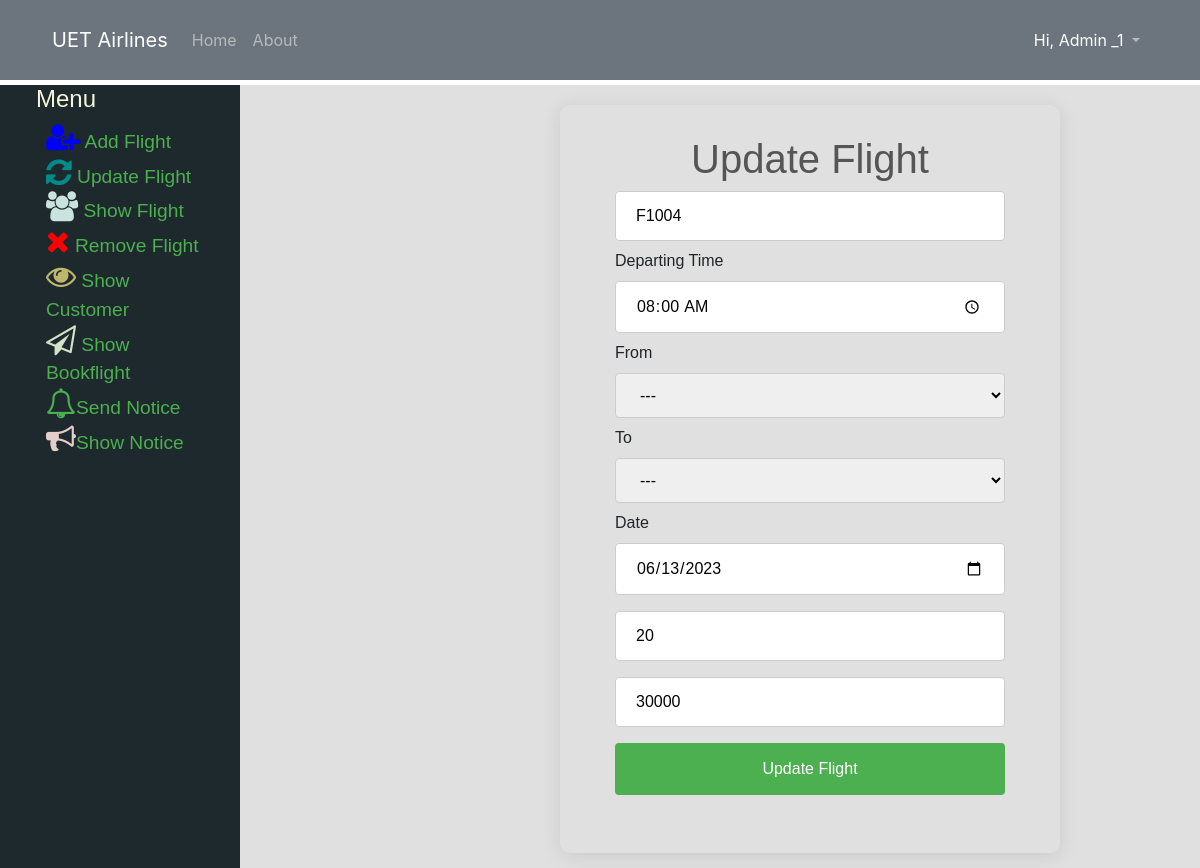
The page /update.php?id=9 (signed in) on the database its author committed.
### tables this page shows
CREATE TABLE `users` (
  `userid` int(20) NOT NULL,
  `fname` varchar(11) NOT NULL,
  `lname` varchar(11) NOT NULL,
  `uname` varchar(11) NOT NULL,
  `email` varchar(30) NOT NULL,
  `phone` int(11) NOT NULL,
  `gender` varchar(11) NOT NULL,
  `bdate` date NOT NULL,
  `pass` varchar(11) NOT NULL,
  `utype` varchar(20) NOT NULL
);

CREATE TABLE `flight` (
  `fid` int(10) NOT NULL,
  `flightid` varchar(20) NOT NULL,
  `ttime` varchar(12) NOT NULL,
  `ffrom` varchar(20) NOT NULL,
  `tto` varchar(20) NOT NULL,
  `ddate` date NOT NULL,
  `seat` varchar(10) NOT NULL,
  `fare` varchar(10) NOT NULL
);

### database_connect.php (called while the page is built, shortened)
<?php
	 $serverName="localhost";
	 $userName="root";
	 $password="";
	 $dbName="airlinedb";
	function get($query)
	{
        $data=array();
		global $serverName,$userName,$password,$dbName;
		$conn = mysqli_connect( $serverName, $userName, $password, $dbName);
        $result=mysqli_query($conn,$query);
        if(mysqli_num_rows($result) > 0)
        {
            while($row = mysqli_fetch_assoc($result))
            {
                $entity=array();
                foreach($row as $k=>$v)
                {
                    $entity[$k] = $row[$k];
                }
                $data[] = $entity;
            }
        }
		return $data;
	}
	function getU($query)
	{
		global $serverName;
		global $userName;
		global $password;
		global $dbName;
		$conn = mysqli_connect( $serverName, $userName, $password, $dbName);
		$result=mysqli_query($conn,$query);
		return $result;
	}
?>

### navbarController.php (called while the page is built, shortened)
<?php
    require_once '../../models/database_connect.php';
    $name3=$_SESSION['loggedinuser'];
    $query ="SELECT fname, lname FROM users WHERE uname='$name3'";
    $userName = getU($query);
    if(mysqli_num_rows($userName) > 0)
    {
        while($rows = mysqli_fetch_assoc($userName))
        {
            $name= $rows["fname"];
            $name1= $rows["lname"];
        }
    }
?>

### updateFlightController.php (called while the page is built, shortened)
<?php
require_once '../../models/database_connect.php';
    function getFlight($id)
	{
        $query ="SELECT * FROM flight WHERE fid=$id";
        $flight = get($query);
		return $flight[0];
    }
?>

### update.php (the view, shortened to what this page needs)
<?php
require_once '../../controllers/admin/updateFlightController.php';
$uid = $_GET["id"];
$flight=getFlight($uid);
?>
<!DOCTYPE html>
<html lang="en">
  <head>
    <link
      rel="stylesheet"
      href="https://maxcdn.bootstrapcdn.com/bootstrap/4.4.1/css/bootstrap.min.css"
    />
    <link
      rel="stylesheet"
      href="https://cdnjs.cloudflare.com/ajax/libs/font-awesome/4.7.0/css/font-awesome.min.css"
    />
    <link rel="stylesheet" href="css/admin.css" />
  </head>
  <body>
  <?php include "navbar.php"; ?>
    <section id="admin-menu">
    <?php include "adminMenu.php"; ?>
      <div class="split-right">
        <div>
          <div class="login p-l-55 p-r-55 p-t-65 p-b-50">
            <form action="" class="login-form" method="post">
              <span class="login-form-title">Update Flight</span>
              <input name="fid" class="login-input" type="text" placeholder="Flight ID" value="<?php echo $flight['flightid'];?>" />
              <br />
              <span>Departing Time</span><br />
              <input
                class="login-input"
                name="ftime"
                type="time"
                placeholder="Departing Time"
                value="<?php echo $flight['ttime'];?>"
              />
              <br />
              <span>From</span><br />
              <select name="from" id="" class="login-input">
                <option value="NULL">---</option>
              </select>
              <br />
              <span>To</span> <br />
              <select name="to" id="" class="login-input">
                <option value="NULL">---</option>
              </select>
              <br />
              <span>Date</span><br />
              <input name="fdate" class="login-input" type="date" value="<?php echo $flight['ddate'];?>"/>
              <br />
              <input name="fseat" class="login-input" type="text" placeholder="Total Seat" value="<?php echo $flight['seat'];?>" />
              <br />
              <input name="ffare" class="login-input" type="text" placeholder="Fare" value="<?php echo $flight['fare'];?>" />
              <br />
              <input class="login-form-btn" type="submit" name="updateFlight" value="Update Flight">
            </form>
          </div>
        </div>
      </div>
    </section>
  </body>
</html>

### navbar.php (shortened to what this page needs)
<?php
require_once '../../controllers/admin/navbarController.php';
?>
<html>
<body>
<section id="navbar">
      <div class="container-fluid">
        <nav class="navbar navbar-expand-sm bg-secondary navbar-dark">
          <a class="navbar-brand" href="../index.php"
            >UET Airlines</a
          >
          <ul class="navbar-nav">
            <li class="nav-item">
              <a class="nav-link" href="admin.php">Home</a>
            </li>
            <li class="nav-item">
              <a class="nav-link" href="#">About</a>
            </li>
          </ul>
          <div class="collapse navbar-collapse">
            <ul class="navbar-nav ml-auto">
              <li class="nav-item dropdown">
                <a
                  class="nav-link dropdown-toggle"
                  href="#"
                  id="navbardrop"
                  data-toggle="dropdown"
                >
                <span style="color: #fff">Hi, <?php echo $name." ".$name1; ?> </span>
                </a>
              </li>
            </ul>
          </div>
        </nav>
      </div>
    </section>
</body>
</html>

### admin.css (style rules this page uses)
#navbar { background-color: #6c757d; }
.container-fluid { padding: 1% 3%; }
#admin-menu { font-family: "Montserrat", sans-serif; }
.split-right { height: 100%; width: 80%; position: fixed; z-index: 1; overflow-x: hidden; padding-top: 20px; right: 0; background: rgb(224, 224, 224); font-family: "Montserrat", sans-serif; top: 85px; padding: 0% 3%; padding-left: 20px; }
.p-l-55 { padding-left: 55px; }
.p-r-55 { padding-right: 55px; }
.p-t-65 { padding-top: 30px; }
.p-b-50 { padding-bottom: 50px; }
.login { margin-top: 20px; width: 500px; background: rgb(224, 224, 224); border-radius: 10px; overflow: hidden; margin-left: 300px; margin-bottom: 100px; box-shadow: 0 3px 20px 0px rgba(0, 0, 0, 0.1); -moz-box-shadow: 0 3px 20px 0px rgba(0, 0, 0, 0.1); -webkit-box-shadow: 0 3px 20px 0px rgba(0, 0, 0, 0.1); -o-box-shadow: 0 3px 20px 0px rgba(0, 0, 0, 0.1); -ms-box-shadow: 0 3px 20px 0px rgba(0, 0, 0, 0.1); }
.login-form-title { display: block; font-family: "Montserrat", sans-serif; font-size: 40px; color: #555555; line-height: 1.2; text-align: center; }
.login-form { width: 100%; }
.login-input { width: 100%; padding: 12px 20px; margin: 8px 0; display: inline-block; border: 1px solid #ccc; border-radius: 4px; box-sizing: border-box; }
.login-form-btn { width: 100%; background-color: #4caf50; color: white; padding: 14px 20px; margin: 8px 0; border: none; border-radius: 4px; cursor: pointer; }

### rows shown on the page
users: fname "Admin", lname "_1"
flight: fid "F1004", ftime "08:00", fdate "06/13/2023", fseat "20", ffare "30000"
